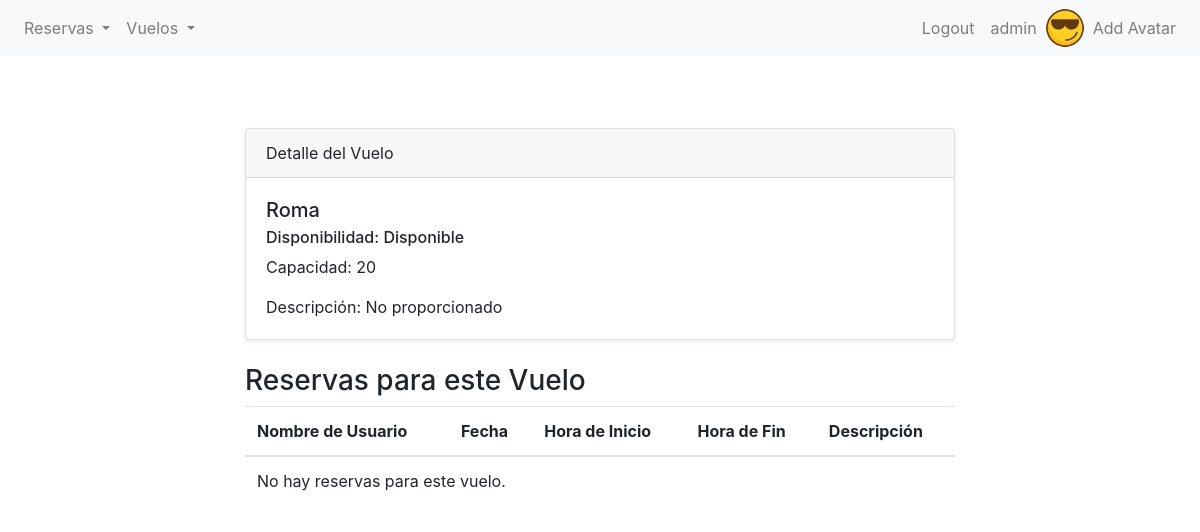
The app's page /gear/vuelo/2/detail/ (signed in), older data.
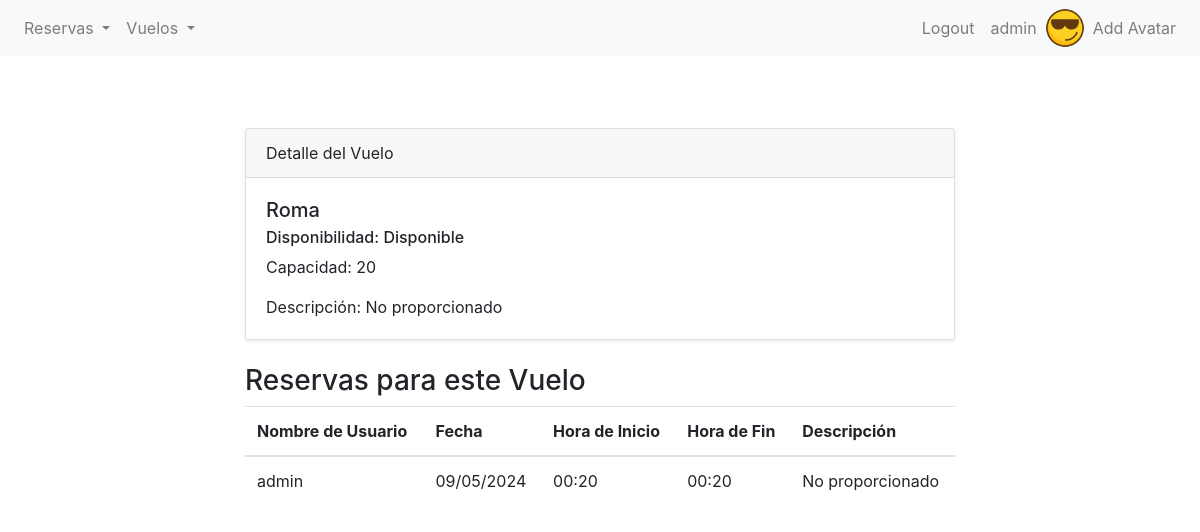
The same page, newer data.
### gear/models.py (models this page shows, shortened)
class Reserva(models.Model):
    nombre_de_usuario = models.ForeignKey(User, null=True, on_delete=models.SET_NULL)
    vuelo = models.ForeignKey(Vuelo, on_delete=models.CASCADE, related_name="reservas")
    fecha = models.DateField(default=timezone.now)
    hora_inicio = models.TimeField(default=timezone.now)
    hora_fin = models.TimeField(default=timezone.now)
    descripcion = models.TextField(blank=True, null=True)
    asientos_reservados = models.IntegerField(default=1)

### gear/views.py (the view)
# urls.py: path("vuelo/<int:pk>/detail/", VueloDetailView.as_view(), name="vuelo-detail"),
class VueloDetailView(LoginRequiredMixin, DetailView):
    model = Vuelo
    template_name = "gear/vbc/vuelo_detail.html"
    context_object_name = "TOKYO"

### gear/templates/gear/vbc/vuelo_detail.html (shortened to what this page needs)
{% extends 'gear/base.html' %}
{% block content %}
<section class="py-5">
    <div class="container">
        <div class="row">
            <div class="col-lg-8 mx-auto">
                <div class="card shadow-sm">
                    <div class="card-header">
                        Detalle del Vuelo
                    </div>
                    <div class="card-body">
                        <h5 class="card-title">{{ TOKYO.nombre }}</h5>
                        {% if TOKYO.disponible %}
                        <h6 class="card-subtitle mb-2">Disponibilidad: Disponible</h6>
                        {% else %}
                        <h6 class="card-subtitle mb-2">Disponibilidad: No Disponible</h6>
                        {% endif %}
                        <p class="card-text">Capacidad: {{ TOKYO.capacidad }}</p>
                        <p class="card-text">Descripción: {{ TOKYO.descripcion | default:"No proporcionado" }}</p>
                    </div>
                </div>
                <div class="mt-4">
                    <h3>Reservas para este Vuelo</h3>
                    <table class="table">
                        <thead>
                            <tr>
                                <th scope="col">Nombre de Usuario</th>
                                <th scope="col">Fecha</th>
                                <th scope="col">Hora de Inicio</th>
                                <th scope="col">Hora de Fin</th>
                                <th scope="col">Descripción</th>
                            </tr>
                        </thead>
                        <tbody>
                            {% for reserva in TOKYO.reservas.all %}
                            <tr>
                                <td>{{ reserva.nombre_de_usuario }}</td>
                                <td>{{ reserva.fecha | date:"d/m/Y" }}</td>
                                <td>{{ reserva.hora_inicio | date:"H:i" }}</td>
                                <td>{{ reserva.hora_fin | date:"H:i" }}</td>
                                <td>{{ reserva.descripcion | default:"No proporcionado" }}</td>
                            </tr>
                            {% empty %}
                            <tr>
                                <td colspan="5">No hay reservas para este vuelo.</td>
                            </tr>
                            {% endfor %}
                        </tbody>
                    </table>
                </div>
            </div>
        </div>
    </div>
</section>
{% endblock %}

Row changes from the older to the newer data that the page shows:
added Reserva: nombre_de_usuario "admin", fecha "09/05/2024", hora_inicio "00:20", hora_fin "00:20", descripcion "No proporcionado"
Text that changed along with them:
text no longer shown: "No hay reservas para este vuelo."
